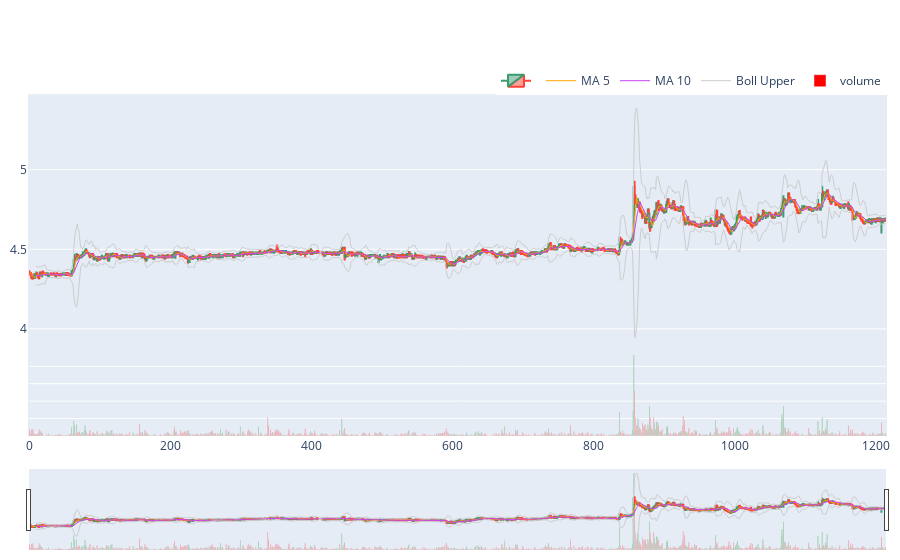

The notebook cell saved with this chart:
### Code cell
fig.show()

### Figure 1 — Plotly figure (JSON) as saved in the notebook; plotly's stock layout.template omitted (floating-point values rounded to 4 significant figures; data arrays with more than 128 entries replaced by an {"elided": "..."} marker saying what was removed)
{"data": [{"close": {"elided": "1215 float values"}, "high": {"elided": "1215 float values"}, "low": {"elided": "1215 float values"}, "name": "", "open": {"elided": "1215 float values"}, "type": "candlestick", "yaxis": "y2"}, {"line": {"color": "orange", "width": 1}, "name": "MA 5", "type": "scatter", "y": {"elided": "1215 float values"}, "yaxis": "y2"}, {"line": {"color": "#c543fa", "width": 1}, "name": "MA 10", "type": "scatter", "y": {"elided": "1215 float values"}, "yaxis": "y2"}, {"legendgroup": "Bollinger Bands", "line": {"color": "#ccc", "width": 1}, "name": "Boll Upper", "type": "scatter", "y": {"elided": "1215 float values"}, "yaxis": "y2"}, {"legendgroup": "Bollinger Bands", "line": {"color": "#ccc", "width": 1}, "name": "Boll Lower", "showlegend": false, "type": "scatter", "y": {"elided": "1215 float values"}, "yaxis": "y2"}, {"marker": {"color": {"elided": "1215 str values"}}, "name": "volume", "type": "bar", "y": {"elided": "1215 int values"}, "yaxis": "y"}], "layout": {"hovermode": "x unified", "legend": {"orientation": "h", "x": 1, "xanchor": "right", "y": 0.8, "yanchor": "bottom"}, "margin": {"b": 10, "l": 10, "pad": 1, "r": 10, "t": 10}, "xaxis": {"rangeselector": {"buttons": [{"count": 1, "label": "reset", "step": "all"}], "visible": true}}, "yaxis": {"domain": [0, 0.2], "showticklabels": false}, "yaxis2": {"domain": [0.2, 0.8]}}}
